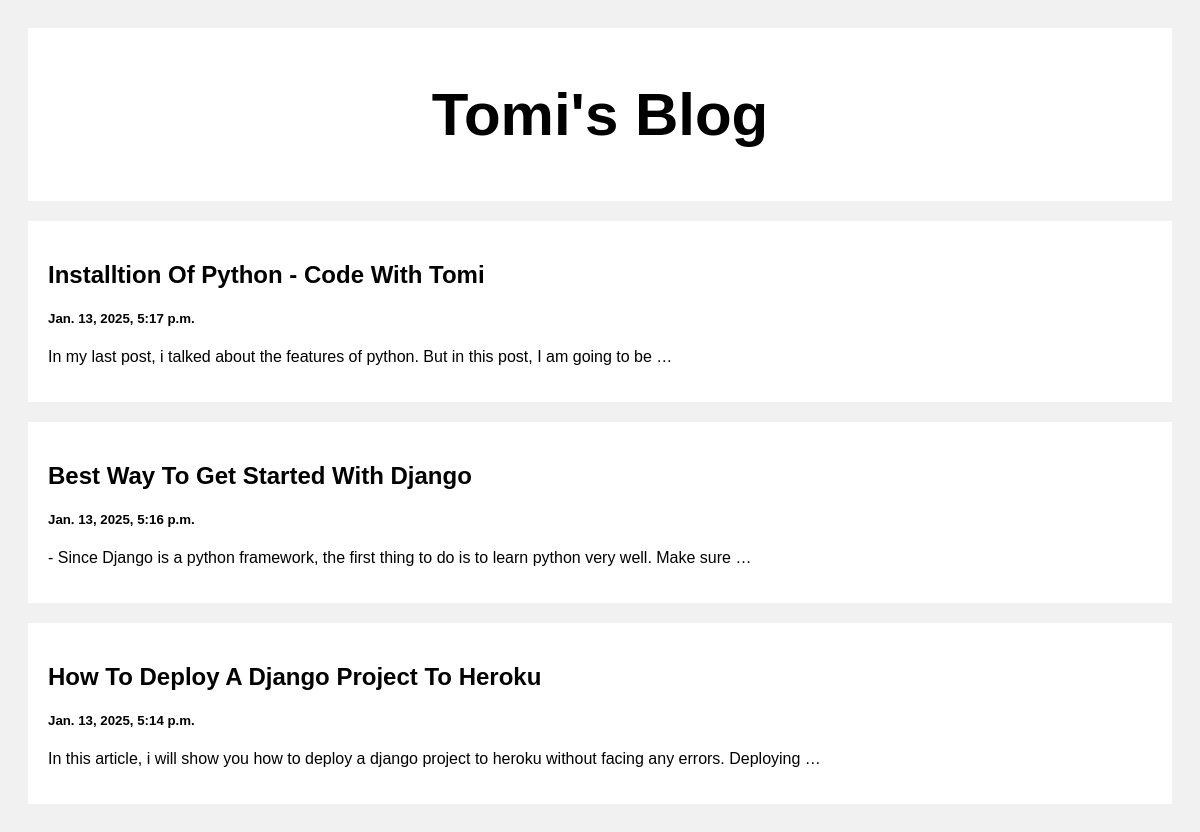
The page / on the database its author committed.
### posts/views.py (the view)
# urls.py: path('', views.index, name='index'),
def index(request):
    posts = Post.objects.all()
    return render(request, 'index.html', {'posts':posts})

### templates/index.html (shortened to what this page needs)
<!DOCTYPE html>
<html>
<head>
</head>
<body>
<div class="header">
  <h2>Tomi's Blog</h2>
</div>
<div class="row">
  <div class="leftcolumn">
    {% for post in posts reversed %}
    <div class="card">
      <a style='text-decoration: none; color: black;' href="/post/{{post.id}}">
        <h2>{{post.title}}</h2>
        <h5>{{post.created_at}}</h5>
        <p>{{post.body|truncatewords:20}}</p>
      </a>
    </div>
    {% endfor %}
  </div>
</div>
</body>
</html>

### templates/index.html (style rules this page uses)
* { box-sizing: border-box; }
body { font-family: Arial; padding: 20px; background: #f1f1f1; }
.header { padding: 2px; font-size: 40px; text-align: center; background: white; }
.leftcolumn { float: left; width: 100%; }
.card { background-color: white; padding: 20px; margin-top: 20px; }
.row:after { content: ""; display: table; clear: both; }

### rows shown on the page
Post: title "Installtion Of Python - Code With Tomi", created_at "Jan. 13, 2025, 5:17 p.m.", body "In my last post, i talked about the features of python. But in this post, I am going to be …"
Post: title "Best Way To Get Started With Django", created_at "Jan. 13, 2025, 5:16 p.m.", body "- Since Django is a python framework, the first thing to do is to learn python very well. Make sure …"
Post: title "How To Deploy A Django Project To Heroku", created_at "Jan. 13, 2025, 5:14 p.m.", body "In this article, i will show you how to deploy a django project to heroku without facing any errors. Deploying …"
